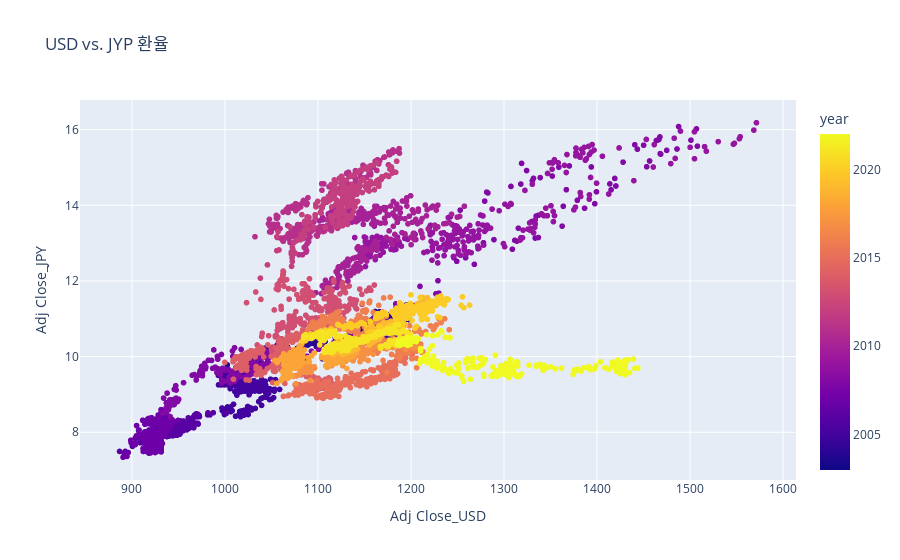

Source (notebook cell):
### Code cell
px.scatter(df_fx, x='Adj Close_USD', y='Adj Close_JPY', color='year', title='USD vs. JYP 환율')

### Figure 1 — Plotly figure (JSON) as saved in the notebook; plotly's stock layout.template omitted (floating-point values rounded to 4 significant figures; data arrays with more than 128 entries replaced by an {"elided": "..."} marker saying what was removed)
{"data": [{"hovertemplate": "Adj Close_USD=%{x}<br>Adj Close_JPY=%{y}<br>year=%{marker.color}<extra></extra>", "legendgroup": "", "marker": {"color": {"elided": "4937 int values"}, "coloraxis": "coloraxis", "symbol": "circle"}, "mode": "markers", "name": "", "showlegend": false, "type": "scattergl", "x": {"elided": "4937 float values"}, "xaxis": "x", "y": {"elided": "4937 float values"}, "yaxis": "y"}], "layout": {"coloraxis": {"colorbar": {"title": {"text": "year"}}, "colorscale": [[0, "#0d0887"], [0.1111, "#46039f"], [0.2222, "#7201a8"], [0.3333, "#9c179e"], [0.4444, "#bd3786"], [0.5556, "#d8576b"], [0.6667, "#ed7953"], [0.7778, "#fb9f3a"], [0.8889, "#fdca26"], [1, "#f0f921"]]}, "legend": {"tracegroupgap": 0}, "title": {"text": "USD vs. JYP 환율"}, "xaxis": {"anchor": "y", "domain": [0, 1], "title": {"text": "Adj Close_USD"}}, "yaxis": {"anchor": "x", "domain": [0, 1], "title": {"text": "Adj Close_JPY"}}}}
